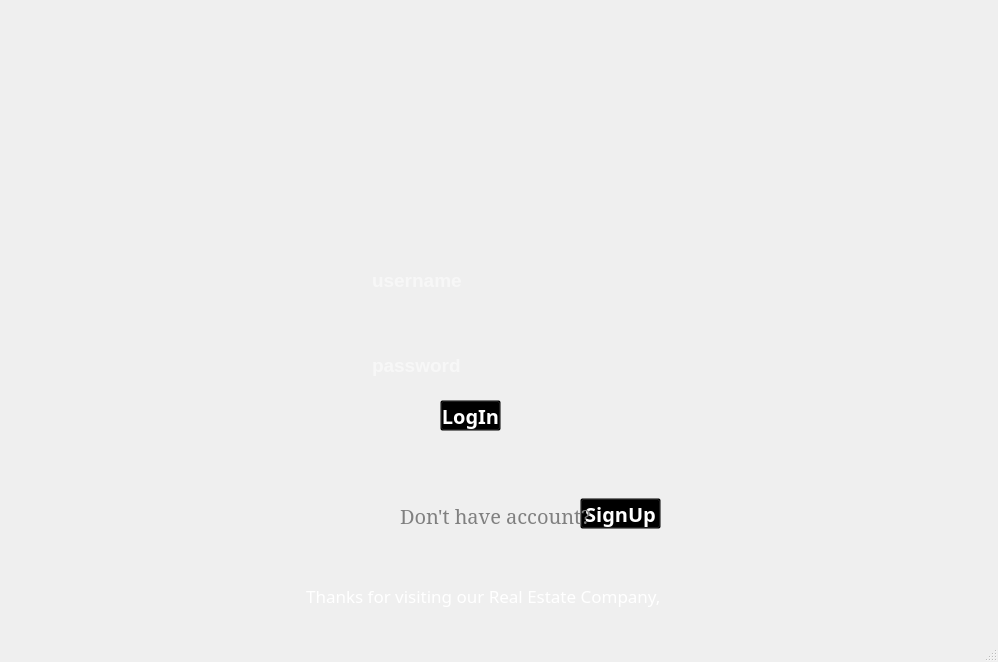
<?xml version="1.0" encoding="UTF-8"?>
<ui version="4.0">
 <class>MainWindow</class>
 <widget class="QMainWindow" name="MainWindow">
  <property name="geometry">
   <rect>
    <x>0</x>
    <y>0</y>
    <width>998</width>
    <height>662</height>
   </rect>
  </property>
  <property name="windowTitle">
   <string>Real Estate</string>
  </property>
  <widget class="QWidget" name="centralwidget">
   <widget class="QLabel" name="back">
    <property name="geometry">
     <rect>
      <x>-8</x>
      <y>-1</y>
      <width>1051</width>
      <height>661</height>
     </rect>
    </property>
    <property name="sizePolicy">
     <sizepolicy hsizetype="Expanding" vsizetype="Preferred">
      <horstretch>0</horstretch>
      <verstretch>0</verstretch>
     </sizepolicy>
    </property>
    <property name="styleSheet">
     <string notr="true">QLabel{
background-image: url(:/path/to/background_image.jpg);
    background-repeat: no-repeat;
    background-position: center;
}</string>
    </property>
    <property name="text">
     <string/>
    </property>
    <property name="pixmap">
     <pixmap resource="image.qrc">:/new/hoome.jpg</pixmap>
    </property>
   </widget>
   <widget class="QPushButton" name="log">
    <property name="geometry">
     <rect>
      <x>440</x>
      <y>400</y>
      <width>61</width>
      <height>31</height>
     </rect>
    </property>
    <property name="baseSize">
     <size>
      <width>30</width>
      <height>30</height>
     </size>
    </property>
    <property name="font">
     <font>
      <family>Segoe UI Black</family>
      <pointsize>15</pointsize>
      <bold>true</bold>
     </font>
    </property>
    <property name="styleSheet">
     <string notr="true">QPushButton {
                       color:white;
     background-color: transparent;
                       }
                         QPushButton:hover {
                             background-color: gray;
                     		 border-radius: 10px;


                         }

QPushButton:pressed
 {

      background-color : rgb(51, 149, 255);
      

 }</string>
    </property>
    <property name="text">
     <string notr="true">LogIn</string>
    </property>
   </widget>
   <widget class="QPushButton" name="SignUp">
    <property name="geometry">
     <rect>
      <x>580</x>
      <y>498</y>
      <width>81</width>
      <height>31</height>
     </rect>
    </property>
    <property name="baseSize">
     <size>
      <width>30</width>
      <height>30</height>
     </size>
    </property>
    <property name="font">
     <font>
      <family>Segoe UI Black</family>
      <pointsize>15</pointsize>
      <bold>true</bold>
     </font>
    </property>
    <property name="styleSheet">
     <string notr="true">QPushButton {
                       color:white;
     background-color: transparent;
                       }
                         QPushButton:hover {
                             background-color: gray;
                     		 border-radius: 10px;


                         }

QPushButton:pressed
 {

      background-color : rgb(51, 149, 255);
      

 }</string>
    </property>
    <property name="text">
     <string notr="true">SignUp</string>
    </property>
   </widget>
   <widget class="QTextEdit" name="textEdit_2">
    <property name="geometry">
     <rect>
      <x>780</x>
      <y>620</y>
      <width>201</width>
      <height>41</height>
     </rect>
    </property>
    <property name="font">
     <font>
      <family>Segoe UI Black</family>
      <pointsize>12</pointsize>
      <bold>false</bold>
     </font>
    </property>
    <property name="styleSheet">
     <string notr="true">QTextEdit{
background-color:transparent;
border: none;

}</string>
    </property>
    <property name="documentTitle">
     <string/>
    </property>
   </widget>
   <widget class="QLineEdit" name="usertext">
    <property name="geometry">
     <rect>
      <x>370</x>
      <y>265</y>
      <width>201</width>
      <height>31</height>
     </rect>
    </property>
    <property name="font">
     <font>
      <pointsize>14</pointsize>
      <bold>true</bold>
     </font>
    </property>
    <property name="styleSheet">
     <string notr="true"> QLineEdit{
background-color:transparent;
border:none;
	color: rgb(255, 255, 255);



}</string>
    </property>
    <property name="text">
     <string/>
    </property>
    <property name="placeholderText">
     <string>username</string>
    </property>
   </widget>
   <widget class="QLineEdit" name="passtext">
    <property name="geometry">
     <rect>
      <x>370</x>
      <y>350</y>
      <width>201</width>
      <height>31</height>
     </rect>
    </property>
    <property name="font">
     <font>
      <pointsize>14</pointsize>
      <bold>true</bold>
     </font>
    </property>
    <property name="styleSheet">
     <string notr="true"> QLineEdit{
background-color:transparent;
border:none;


	color: rgb(255, 255, 255);
}</string>
    </property>
    <property name="echoMode">
     <enum>QLineEdit::Password</enum>
    </property>
    <property name="placeholderText">
     <string>password</string>
    </property>
   </widget>
   <widget class="QLabel" name="label">
    <property name="geometry">
     <rect>
      <x>-150</x>
      <y>210</y>
      <width>351</width>
      <height>421</height>
     </rect>
    </property>
    <property name="text">
     <string/>
    </property>
    <property name="pixmap">
     <pixmap resource="image.qrc">:/new/log.png</pixmap>
    </property>
   </widget>
   <widget class="QLabel" name="label_4">
    <property name="geometry">
     <rect>
      <x>230</x>
      <y>580</y>
      <width>511</width>
      <height>31</height>
     </rect>
    </property>
    <property name="font">
     <font>
      <family>Segoe Print</family>
      <pointsize>13</pointsize>
     </font>
    </property>
    <property name="styleSheet">
     <string notr="true">
QLabel {
  color: rgb(255, 255, 255);
}
</string>
    </property>
    <property name="text">
     <string>Thanks for visiting our Real Estate Company, </string>
    </property>
    <property name="alignment">
     <set>Qt::AlignCenter</set>
    </property>
   </widget>
   <widget class="QLabel" name="label_2">
    <property name="geometry">
     <rect>
      <x>400</x>
      <y>500</y>
      <width>211</width>
      <height>31</height>
     </rect>
    </property>
    <property name="font">
     <font>
      <family>Garamond</family>
      <pointsize>15</pointsize>
     </font>
    </property>
    <property name="styleSheet">
     <string notr="true">QLabel:hover {
      color : rgb(51, 149, 255);
}
QLabel {
  color: gray;
}
</string>
    </property>
    <property name="text">
     <string>Don't have account?</string>
    </property>
   </widget>
  </widget>
  <widget class="QMenuBar" name="menubar">
   <property name="geometry">
    <rect>
     <x>0</x>
     <y>0</y>
     <width>998</width>
     <height>26</height>
    </rect>
   </property>
  </widget>
  <widget class="QStatusBar" name="statusbar"/>
 </widget>
 <resources>
  <include location="image.qrc"/>
 </resources>
 <connections/>
</ui>
